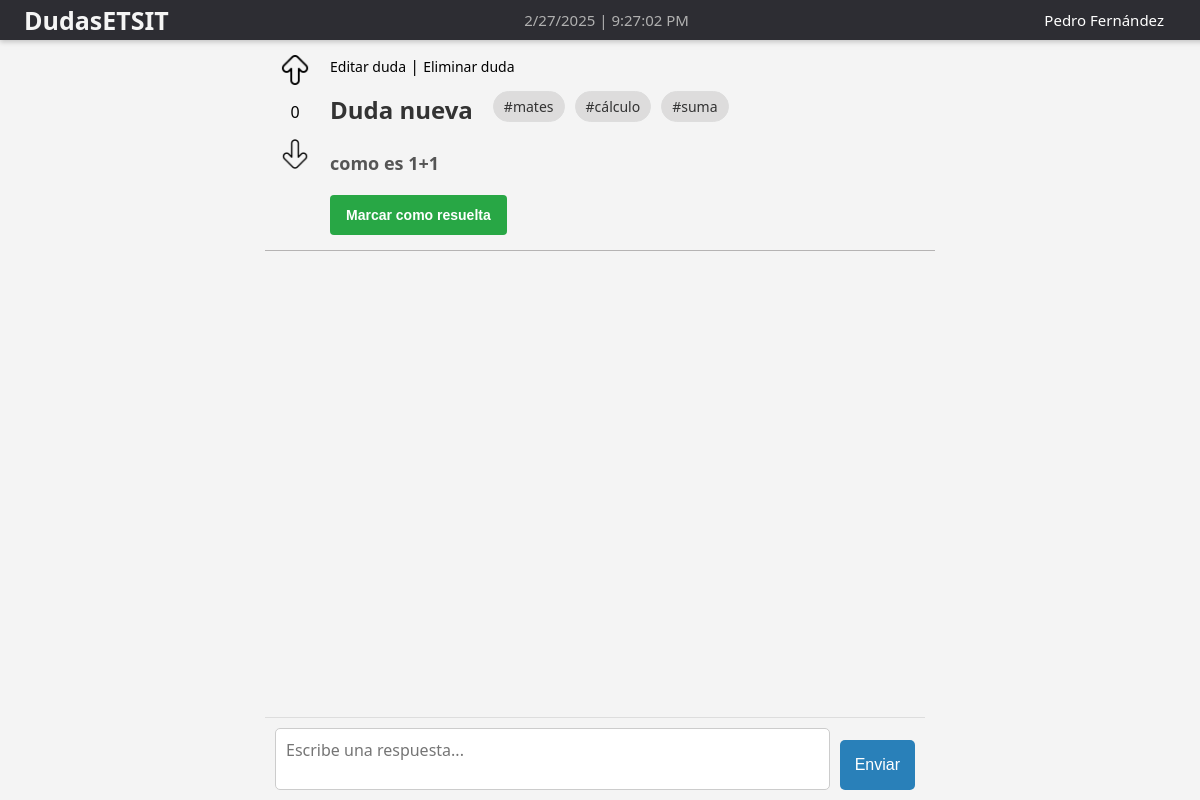
Before: /2ºGISD/issue/2 (signed in) with the older database file.
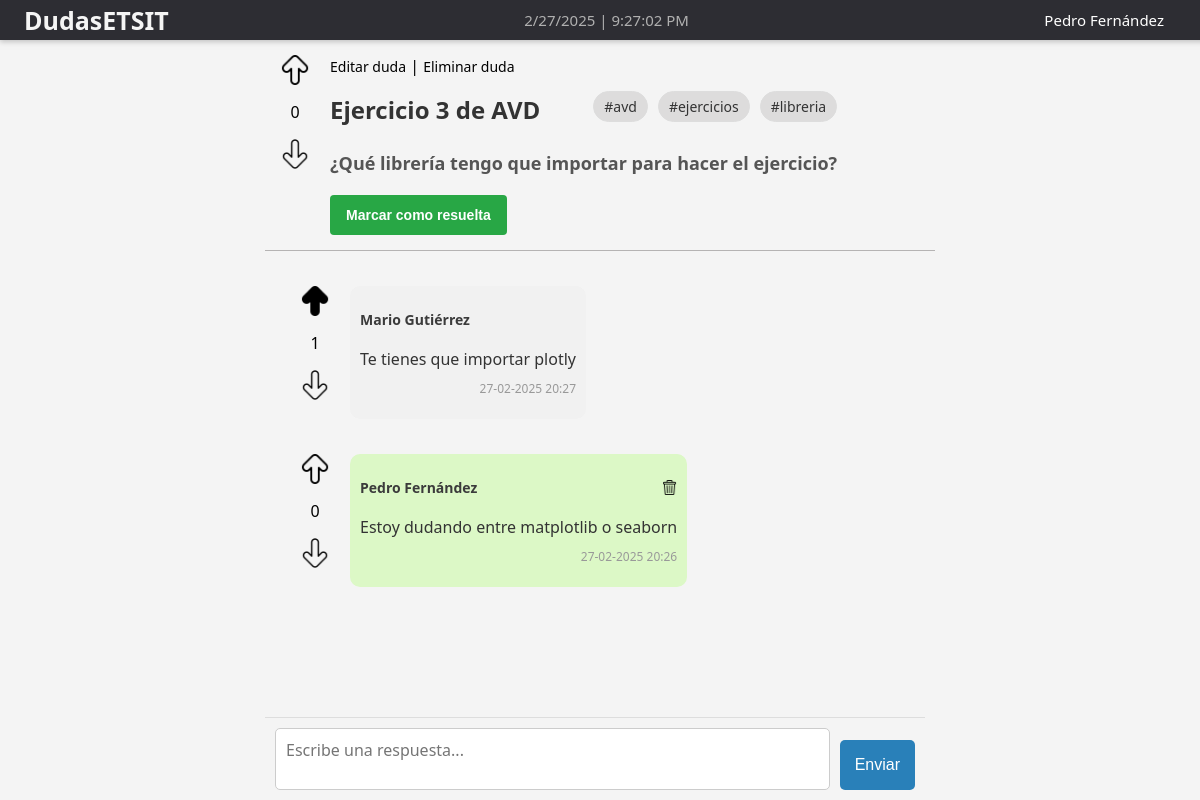
After: the same page with the newer database file.
### app.py (models this page shows, shortened)
class User(UserMixin, db.Model):
    __tablename__ = 'user'
    id = db.Column(db.Integer, primary_key=True)
    username = db.Column(db.String(150), unique=True, nullable=False)
    password = db.Column(db.LargeBinary, nullable=False)
    email = db.Column(db.String(150), unique=True, nullable=False)
    messages = db.relationship('Message', backref=db.backref('user', lazy=True))
    group_id = db.Column(db.Integer, db.ForeignKey('group.id'), nullable=False)
    issues = db.relationship('Issue', backref=db.backref('user', lazy=True))

class Issue(db.Model):
    __tablename__ = 'issue'
    id = db.Column(db.Integer, primary_key=True)
    title = db.Column(db.String(150), nullable=False)
    description = db.Column(db.String(500))
    created_at = db.Column(db.DateTime, default=datetime.now())
    modified_at = db.Column(db.DateTime, default=datetime.now())
    resolved = db.Column(db.Boolean, default=False)
    user_id = db.Column(db.Integer, db.ForeignKey('user.id'), nullable=False)
    group_id = db.Column(db.Integer, db.ForeignKey('group.id'), nullable=False)
    votes = db.Column(db.Integer, default=0)
    voters = db.relationship('User', secondary='issue_votes', backref=db.backref('voted_issues', lazy=True))

class Tag(db.Model):
    __tablename__ = 'tag'
    id = db.Column(db.Integer, primary_key=True)
    name = db.Column(db.String(100), unique=True, nullable=False)
    issues = db.relationship('Issue', secondary='issue_tags', backref=db.backref('tags', lazy=True))

class Message(db.Model):
    __tablename__ = 'message'
    id = db.Column(db.Integer, primary_key=True)
    content = db.Column(db.String(500), nullable=False)
    votes = db.Column(db.Integer, default=0)
    created_at = db.Column(db.DateTime, default=datetime.now())
    user_id = db.Column(db.Integer, db.ForeignKey('user.id'), nullable=False)
    issue_id = db.Column(db.Integer, db.ForeignKey('issue.id', ondelete='CASCADE'), nullable=False)
    voters = db.relationship('User', secondary='message_votes', backref=db.backref('voted_messages', lazy=True))
    issue = db.relationship('Issue', backref=db.backref('message', lazy=True, cascade="all, delete-orphan"))

### app.py (the view, shortened to what this page needs)
@app.route('/<group>/issue/<id>', methods=['GET', 'POST'])
@login_required
def issue(group, id):
    issue = Issue.query.filter_by(id=id).first()
    user_issue_vote = IssueVotes.query.filter_by(user_id=current_user.id, issue_id=issue.id).first()
    if user_issue_vote:
        user_issue_vote = user_issue_vote.vote_type
    messages = Message.query.filter_by(issue_id=id).order_by(Message.created_at.asc()).options(joinedload(Message.user)).all()
    message_votes = {}
    for message in messages:
        upvotes = len([vote for vote in message.message_votes if vote.vote_type == 1])
        downvotes = len([vote for vote in message.message_votes if vote.vote_type == -1])
        total_votes = upvotes - downvotes
        message_votes[message.id] = total_votes
    sorted_messages = sorted(messages, key=lambda m: message_votes[m.id], reverse=True)
    user_votes = {}
    for message in sorted_messages:
        user_vote = MessageVotes.query.filter_by(user_id=current_user.id, message_id=message.id).first()
        if user_vote:
            user_votes[message.id] = user_vote.vote_type
        else:
            user_votes[message.id] = 0
    return render_template('issue.html', group=group, issue=issue, messages=sorted_messages, message_votes=message_votes, user_votes=user_votes, user_issue_vote=user_issue_vote)

### app.py (called while the page is built)
@login_manager.user_loader
def load_user(user_id):
    return User.query.get(int(user_id))

### templates/issue.html (shortened to what this page needs)
<!DOCTYPE html>
<html>
<head>
</head>
<body>
    <div class="top-bar">
        <h3 onclick="window.location.href='{{ url_for('home', group=group) }}'" class="title">DudasETSIT</h3>
        <div class="date-time" id="date-time"></div>
        <div class="user-info">
            <span id="username">{{ current_user.username }}</span>
        </div>
    </div>
    <div class="content-container">
        <div class="issue_and_answers">
            <div class="rating-and-issue">
                <div id="rating">
                    <img
                        {% if user_issue_vote == 1 %}
                            src="{{ url_for('static', filename='arrow-up-voted.png') }}"
                        {% else  %}
                            src="{{ url_for('static', filename='arrow-up.png') }}"
                        {% endif %}
                        onclick="location.href='{{ url_for('voteup_issue', group=group, issueid=issue.id) }}'"
                    >
                    <p id="votes-{{ issue.id }}">{{ issue.votes }}</p>
                    <img
                        {% if user_issue_vote == -1 %}
                            src="{{ url_for('static', filename='arrow-down-voted.png') }}"
                        {% else %}
                            src="{{ url_for('static', filename='arrow-down.png') }}"
                        {% endif %}
                        onclick="location.href='{{ url_for('votedown_issue', group=group, issueid=issue.id) }}'"
                    >
                </div>
                <div class="issue-container">
                    {% if current_user.id == issue.user_id %}
                        <span class="link" onclick="editIssue()">Editar duda</span> |
                        <span class="link" onclick="deleteIssue()">Eliminar duda</span>
                    {% endif %}
                    <div class="issue-header">
                        <h1 onclick="joinRoom(this)" data-room="{{ issue.id }}">{{ issue.title }}</h1>
                        <div class="tags-container">
                            {% for tag in issue.tags %}
                                <span class="tag">#{{ tag.name }}</span>
                            {% endfor %}
                        </div>
                    </div>
                    <h2 id="description">{{ issue.description|safe }}</h2>
                    {% if issue.user_id == current_user.id %}
                        {% if issue.resolved == False %}
                            <button onclick="checkIssue()">Marcar como resuelta</button>
                        {% elif issue.resolved == True %}
                            <button onclick="uncheckIssue()">Marcar como no resuelta</button>
                        {% endif %}
                    {% endif %}
                </div>
            </div>
            <div id="answers-container">
                <div id="messages">
                    {% for message in messages %}
                        <div class="message-container">
                            <div id="rating">
                                <img
                                    {% if user_votes[message.id] == 1 %}
                                        src="{{ url_for('static', filename='arrow-up-voted.png') }}"
                                    {% else %}
                                        src="{{ url_for('static', filename='arrow-up.png') }}"
                                    {% endif %}
                                    {% if issue.resolved == False %}
                                        onclick="location.href='{{ url_for('voteup', group=group, id=issue.id, messageid=message.id) }}'"
                                    {% endif %}
                                >
                                <p id="votes-{{ message.id }}">{{ message.votes }}</p>
                                <img
                                    {% if user_votes[message.id] == -1 %}
                                        src="{{ url_for('static', filename='arrow-down-voted.png') }}"
                                    {% else %}
                                        src="{{ url_for('static', filename='arrow-down.png') }}"
                                    {% endif %}
                                    {% if issue.resolved == False %}
                                        onclick="location.href='{{ url_for('votedown', group=group, id=issue.id, messageid=message.id) }}'"
                                    {% endif %}
                                >
                            </div>
                            <div id="message" class="{{ 'sent' if message.user.username == current_user.username else 'received' }}">
                                <div class="message-header">
                                    <p class="username">{{ message.user.username }}</p>
                                    {% if current_user.id == message.user_id %}
                                        <img src="{{ url_for('static', filename='bin.png') }}" onclick="deleteMessage('{{ message.id }}')"></img>
                                    {% endif %}
                                </div>
                                <p class="content">{{ message.content|safe }}</p>
                                <p class="date">{{ message.created_at.strftime('%d-%m-%Y %H:%M') }}</p>
                            </div>
                        </div>
                    {% endfor %}
                </div>
            </div>
        </div>
        <div class="input-container">
            {% if issue.resolved == False %}
                <textarea id="new-message" placeholder="Escribe una respuesta..." oninput="adjustHeight(this)"></textarea>
                <button onclick="sendMessage()">Enviar</button>
            {% elif issue.resolved == True %}
                <input type="text" id="new-message" placeholder="Esta duda ha sido resuelta" readonly>
            {% endif %}
        </div>
    </div>
</body>
</html>

### templates/issue.html (style rules this page uses)
body { font-family: 'Segoe UI', Tahoma, Geneva, Verdana, sans-serif; background-color: #f4f4f4; margin: 0; padding: 0; display: flex; flex-direction: column; height: 100vh; overflow-x: hidden; }
.top-bar { display: flex; justify-content: space-between; align-items: center; background-color: #2d2d33; color: #f5f5f5; position: fixed; top: 0; width: 100%; height: 40px; z-index: 8; left: 0; padding: 0 2%; box-shadow: 0 2px 5px rgba(0, 0, 0, 0.2); }
.title { font-size: 25px; font-weight: bold; cursor: pointer; }
.date-time { font-size: 15px; color: #b0b0b0; }
.user-info { font-size: 15px; margin-right: 5%; position: relative; }
.user-info span { color: white; }
.issue_and_answers { overflow-y: auto; }
.rating-and-issue { display: flex; gap: 20px; margin-top: 40px; color: black; padding: 15px; background-color: #f4f4f4; border-bottom: 1.2px solid #b5b3b3; }
.link { font-size: 14px; }
.issue-header { display: flex; justify-content: space-between; align-items: center; gap: 20px; }
.tags-container { display: flex; gap: 10px; flex-wrap: wrap; }
.tag { background-color: #dddcdc; padding: 5px 10px; border-radius: 20px; font-size: 14px; color: #333; border: 1px solid #ddd; cursor: pointer; }
.issue-container h1 { font-size: 24px; color: #333; margin-bottom: 10px; word-wrap: break-word; }
.issue-container h2 { font-size: 18px; color: #555; margin-bottom: 20px; word-wrap: break-word; max-width: 600px; }
.issue-container button { margin-left: 0; padding: 8px 16px; border: none; border-radius: 4px; cursor: pointer; font-size: 14px; font-weight: bold; transition: background-color 0.3s ease, color 0.3s ease; height: 40px; }
.issue-container button[onclick="checkIssue()"] { background-color: #28a745; color: white; }
#answers-container { flex: 1; padding: 15px; background-color: #f4f4f4; margin-bottom: 80px; }
#messages { width: 100%; max-width: 600px; margin: 0 auto; padding: 20px; display: flex; flex-direction: column; gap: 20px; }
.message-container { display: flex; gap: 20px; }
#rating { display: flex; flex-direction: column; height: 80px; align-items: center; }
#rating img { max-height: 30px; width: auto; }
#message { display: flex; flex-direction: column; margin-bottom: 15px; padding: 10px; border-radius: 10px; position: relative; }
.sent { background-color: #dcf8c6; width: fit-content; }
.received { background-color: #f1f1f1; width: fit-content; }
.message-header { display: flex; justify-content: space-between; gap: 20px; align-items: center; }
.username { font-weight: bold; font-size: 14px; color: #3b3b3b; }
.message-header img { margin: 0; width: 15px; cursor: pointer; }
.content { font-size: 16px; color: #333; margin: 5px 0; word-wrap: break-word; word-break: break-word; }
.date { font-size: 12px; color: #999; margin-top: 5px; text-align: right; }
.input-container { position: fixed; display: flex; padding: 10px; border-top: 1px solid #ddd; bottom: 0; z-index: 10000; width: 640px; background-color: #f4f4f4; align-items: flex-end; }
textarea { font-family: 'Segoe UI', Tahoma, Geneva, Verdana, sans-serif; flex: 1; padding: 10px; border: 1px solid #ccc; border-radius: 5px; outline: none; font-size: 16px; resize: none; overflow-y: auto; height: 40px; max-height: 150px; }
button { background-color: #2980b9; color: white; border: none; padding: 10px 15px; margin-left: 10px; border-radius: 5px; cursor: pointer; font-size: 16px; transition: background 0.3s; height: 50px; }

Changed rows visible on the page:
no longer on this page (row unchanged): Tag: name "mates"
no longer on this page (row unchanged): Tag: name "cálculo"
no longer on this page (row unchanged): Tag: name "suma"
changed Issue: title "Duda nueva" → "Ejercicio 3 de AVD"; description "como es 1+1" → "¿Qué librería tengo que importar para hacer el ejercicio?"
now on this page (row unchanged): Tag: name "avd"
added Tag: name "ejercicios"
added Tag: name "libreria"
added Message: shows a picture, votes "1", user.username "Mario Gutiérrez", content "Te tienes que importar plotly", created_at "27-02-2025 20:27"
added Message: shows a picture, votes "0", user.username "Pedro Fernández", content "Estoy dudando entre matplotlib o seaborn", created_at "27-02-2025 20:26"
